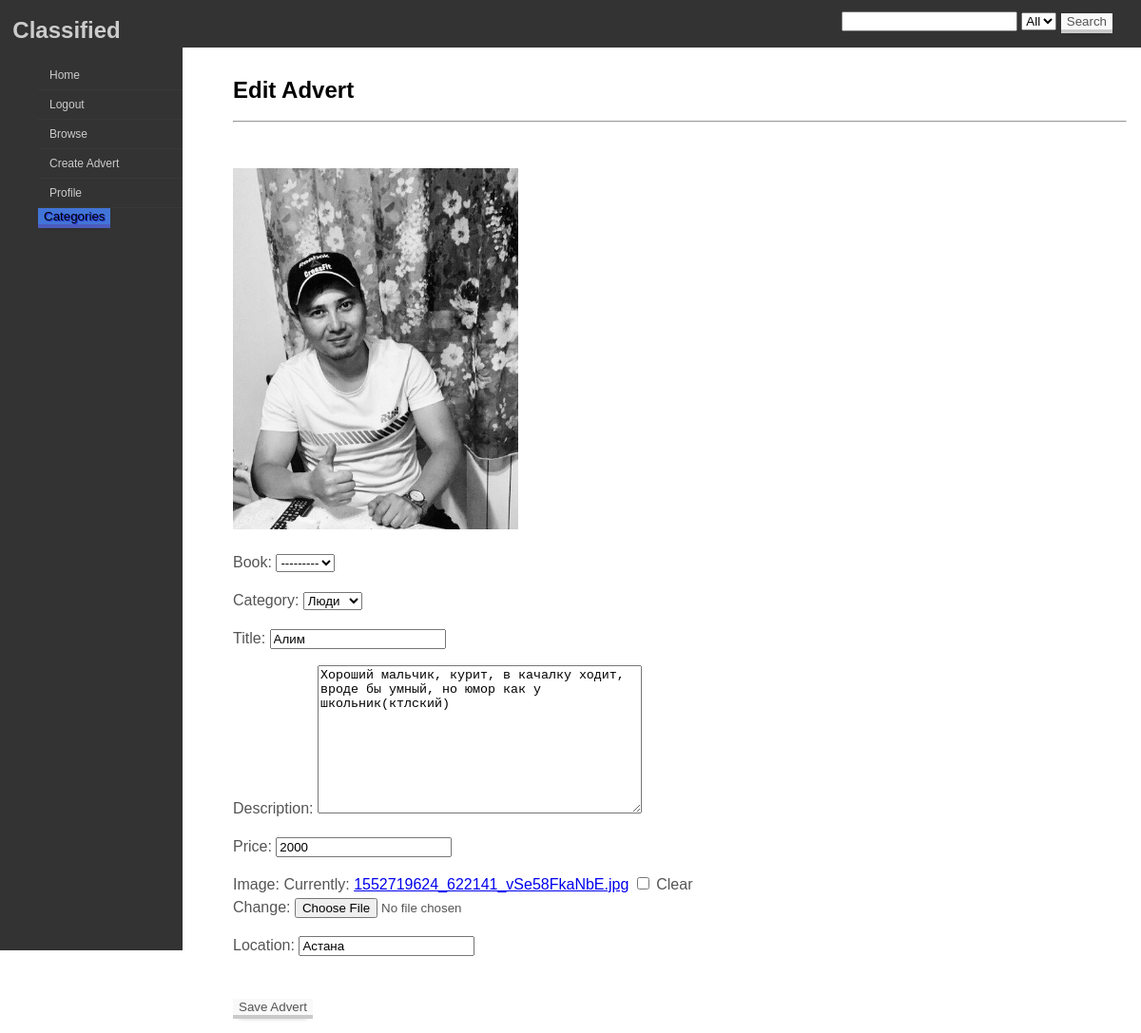
The app's page /adverts/edit_advert/1 (signed in) with its own data.
### adverts/models.py (models this page shows)
class Advert(models.Model):
    user = models.ForeignKey(User, on_delete=models.CASCADE)
    book = models.ForeignKey(Book, on_delete=models.CASCADE, null=True)
    category = models.ForeignKey(Category, null=False, on_delete=models.CASCADE)
    title = models.CharField(max_length=100, null=False)
    description = models.TextField()
    price = models.IntegerField(null=False)
    image = models.FileField(upload_to=get_upload_file_name, null=True, blank=True)
    location = models.CharField(max_length=50, null=False)
    pub_date = models.DateField(auto_now_add=True)

### adverts/views.py (the view)
# urls.py: path('edit_advert/<advert_id>', edit_advert, name='edit'),
@login_required()
def edit_advert(request, advert_id):
    content = dict()
    content['category'] = Category.objects.all().order_by('id')
    content['ad_id'] = advert_id
    if Advert.objects.filter(pk=advert_id).exists():
        ad = Advert.objects.get(pk=advert_id)
        content['image'] = ad.image
        content['ad'] = AdvertForm(instance=ad)
    else:
        content['ad'] = AdvertForm()
    if request.POST:
        adform = AdvertForm(request.POST, instance=ad)
        if adform.is_valid():
            ad = adform.save(False)
            ad.user = request.user
            ad.save(force_update=True)
            return HttpResponseRedirect('/adverts/display_advert/%s' % (advert_id))
    else:
        return render(request, 'edit_advert.html', content)

### adverts/forms.py
class AdvertForm(forms.ModelForm):
    class Meta:
        model = Advert
        exclude = ['user']

### adverts/models.py (called while the page is built)
    def __str__(self):
        return self.name

### templates/edit_advert.html (shortened to what this page needs)
{% extends 'base.html' %}
{% block content %}
<h2>Edit Advert</h2>
<hr>
<br>
{% if image %}
<P><img src="/static/images/{{ image }}" width="300" /></P>
{% endif %}
<form action="{% url 'adverts:edit' ad_id %}" method="post" enctype="multipart/form-data">
    {{ ad.as_p }}
    <br>
    <input class="btn btn-default btn-pressure btn-sensitive" type="submit" value="Save Advert">
</form>
{% endblock %}

### static/classified/css/simple.css (style rules this page uses)
body { margin: 0; padding: 0; overflow: hidden; height: 100%; max-height: 100%; font-family:Sans-serif; line-height: 1.5em; }
p { color: #555; }

### static/classified/css/buttons.css (style rules this page uses)
.btn { border-radius: 0; border: 0; border-bottom: 4px solid #CCCCCC; margin:0; -webkit-box-shadow: 0 5px 5px -6px rgba(0,0,0,.3); -moz-box-shadow: 0 5px 5px -6px rgba(0,0,0,.3); box-shadow: 0 5px 5px -6px rgba(0,0,0,.3); }
.btn-default { color: #555; background-color: #f9f9f9; border-color: #cacaca; text-shadow: 1px 1px 0 #f5f5f5; }
.btn-pressure { position: relative; margin-bottom: 0; }

### records on screen
Advert: image (picture), book "---------", category "Люди", title "Алим", description "Хороший мальчик, курит, в качалку ходит, вроде бы умный, но юмор как у школьник(ктлский)", price "2000", location "Астана"
